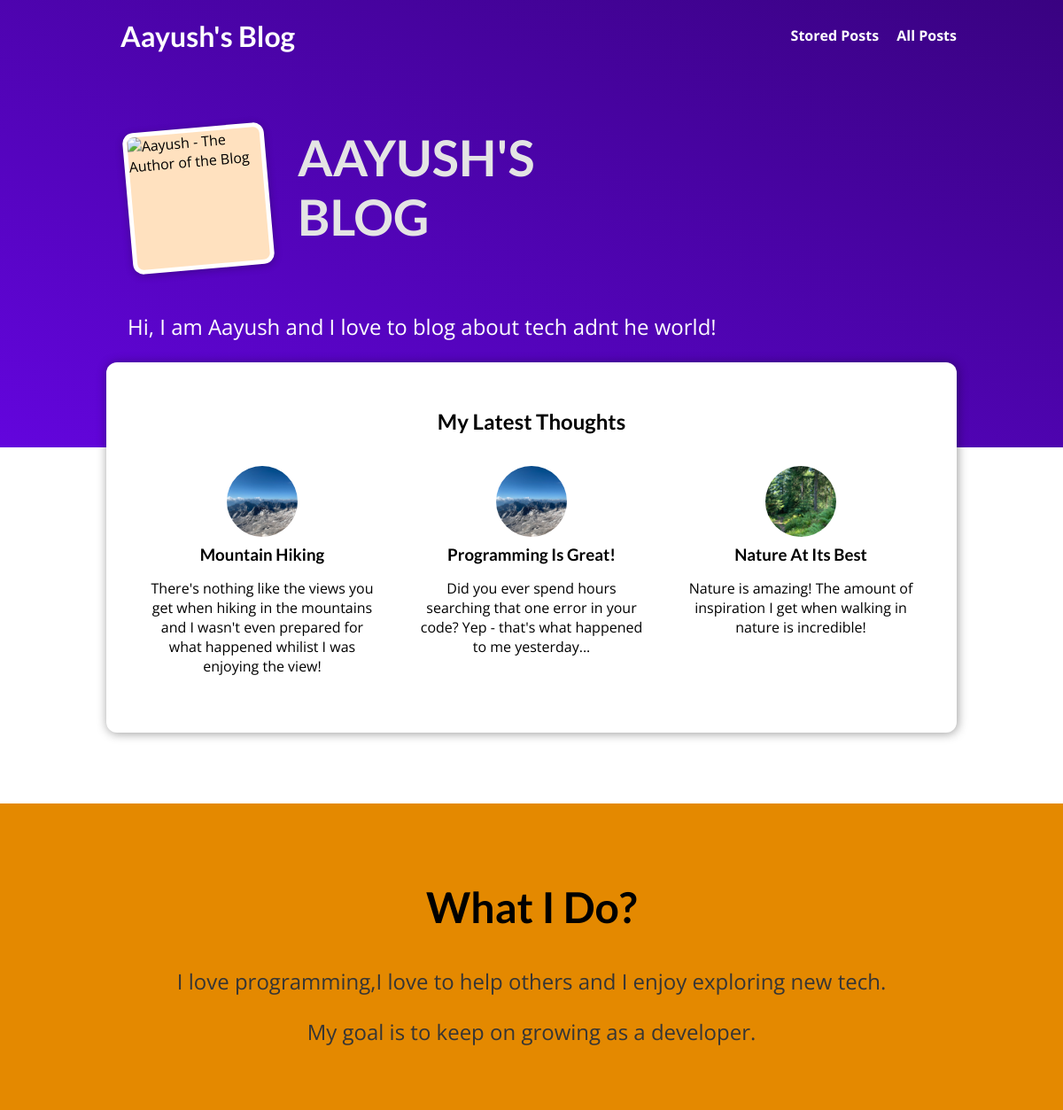
The page / on the database its author committed.
### blog/models.py (models this page shows, shortened)
class Post(models.Model):
    title=models.CharField(max_length=150)
    excerpt=models.CharField(max_length=200)
    image=models.ImageField(upload_to="posts",null=True)
    date=models.DateField()
    slug=models.SlugField(unique=True,db_index=True)
    content=models.TextField(validators=[MinLengthValidator(10)])
    author=models.ForeignKey(Author,on_delete=models.SET_NULL,null=True,related_name="posts")
    tags=models.ManyToManyField(Tag)

### blog/views.py (the view)
# urls.py: path("",views.StartingPageView.as_view(),name="starting-page"),
class StartingPageView(ListView):
    template_name="blog/index.html"
    model=Post
    ordering=["-date"]
    context_object_name="posts"
    def get_queryset(self):
        queryset=super().get_queryset()
        data=queryset[:3]
        return data

### blog/templates/blog/index.html (shortened to what this page needs)
{% extends "base.html" %}
{% load static %}
{% block css_files %}<link rel="stylesheet" href="{% static "blog/post.css" %}"><link rel="stylesheet" href="{% static "blog/index.css" %}">{% endblock css_files %}
{% block content %}
<section id="welcome">
    <header>
        <img src="{% static "blog/images/Aayush.png" %}" alt="Aayush - The Author of the Blog" />
        <h2>AAYUSH'S BLOG</h2>
    </header>
    <p>Hi, I am Aayush and I love to blog about tech adnt he world!</p>
</section>
<section id="latest-posts">
    <h2>My Latest Thoughts</h2>
    <ul>
        {% for post in posts %}
            {% include "blog/includes/post.html" %}
        {% endfor %}
    </ul>
</section>
<section id="about">
    <h2>What I Do?</h2>
    <p>I love programming,I love to help others and I enjoy exploring new tech.</p>
    <p>My goal is to keep on growing as a developer.</p>
</section>
{% endblock content %}

### blog/templates/blog/includes/post.html
{% load static %}
<link rel="stylesheet" href="{% static "blog/post.css" %}">
<li>
    <article class="post">
        <a href="{% url "post-detail-page" post.slug %}">
            <img src="{{post.image.url}}" alt="{{post.title}}">
            <div class="post__content">
                <h3>{{post.title}}</h3>
                <p>{{post.excerpt}}</p>
            </div>
        </a>
    </article>
</li>

### static/app.css (style rules this page uses)
* { box-sizing: border-box; }
html { font-family: 'Open Sans', 'Lato', sans-serif; }
body { margin: 0; }
h1, h2, h3 { font-family: 'Lato', sans-serif; font-weight: bold; }

### blog/static/blog/post.css (style rules this page uses)
.post { display: flex; flex-direction: column; align-items: center; text-align: center; }
.post a { text-decoration: none; color: black; transition: all 0.2s ease; padding: 1rem; }
.post img { width: 5rem; height: 5rem; object-fit: cover; border-radius: 50%; }
.post h3 { margin: 0.25rem 0; }

### blog/static/blog/index.css (style rules this page uses)
#welcome { background: linear-gradient(to right top, #6305dd, #390281); padding: 6rem 12%; }
#welcome header { display: flex; align-items: flex-start; margin: 3rem auto; }
#welcome img { width: 10rem; height: 10rem; object-fit: cover; object-position: top; border: 5px solid white; border-radius: 12px; background-color: #ffe1bf; transform: rotateZ(-5deg); box-shadow: 0 2px 8px rgba(0, 0, 0, 0.25); }
#welcome h2 { font-size: 3.5rem; margin: 0 0 0 2rem; color: #e4e4e4; width: 10rem; }
#welcome p { color: white; font-size: 1.5rem; }
#latest-posts { background-color: white; padding: 2rem; border-radius: 12px; width: 60rem; margin: -6rem auto 2rem auto; transition: all 0.2s ease-in-out; box-shadow: 1px 1px 12px rgba(0, 0, 0, 0.4); }
#latest-posts h2 { text-align: center; }
#latest-posts ul { list-style: none; margin: 0; padding: 0; display: flex; gap: 1rem; }
#latest-posts li { flex: 1; }
#about { text-align: center; padding: 3rem; background-color: #e48900; margin-top: 5rem; }
#about h2 { font-size: 3rem; }
#about p { font-size: 1.5rem; color: #353535; }

### rows shown on the page
Post: image (picture), title "Mountain Hiking", excerpt "There's nothing like the views you get when hiking in the mountains and I wasn't even prepared for what happened whilist I was enjoying the view!"
Post: image (picture), title "Programming Is Great!", excerpt "Did you ever spend hours searching that one error in your code? Yep - that's what happened to me yesterday..."
Post: image (picture), title "Nature At Its Best", excerpt "Nature is amazing! The amount of inspiration I get when walking in nature is incredible!"
